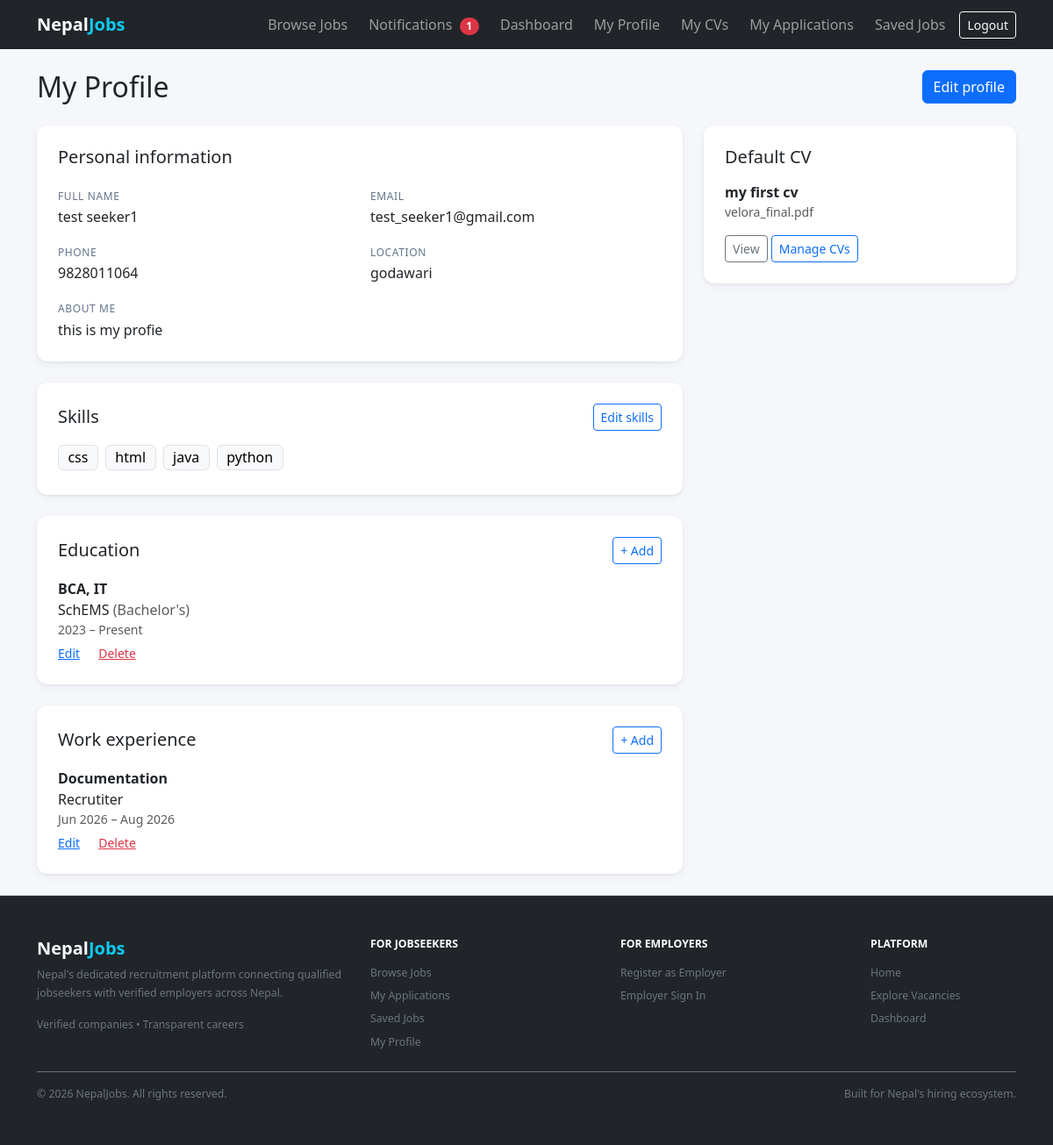
The app's page /accounts/profile/ (signed in) with its own data.
### accounts/models.py (models this page shows, shortened)
class User(AbstractUser):
    class Role(models.TextChoices):
        JOBSEEKER = "jobseeker", "Jobseeker"
        EMPLOYER = "employer", "Employer"
    email = models.EmailField(unique=True)
    role = models.CharField(max_length=10, choices=Role.choices, default=Role.JOBSEEKER)
    @property
    def is_jobseeker(self):
        return self.role == self.Role.JOBSEEKER
    @property
    def is_employer(self):
        return self.role == self.Role.EMPLOYER

class JobseekerProfile(models.Model):
    user = models.OneToOneField(User, on_delete=models.CASCADE, related_name="jobseeker_profile")
    phone = models.CharField(max_length=20, blank=True)
    location = models.CharField(max_length=100, blank=True)
    summary = models.TextField(blank=True)
    skills = models.ManyToManyField("Skill", blank=True, related_name="jobseekers")

class Skill(models.Model):
    name = models.CharField(max_length=50, unique=True)
    class Meta:
        ordering = ["name"]

class Education(models.Model):
    class Level(models.TextChoices):
        SEE = "see", "SEE"
        PLUS_TWO = "plus2", "+2 / High School"
        DIPLOMA = "diploma", "Diploma"
        BACHELOR = "bachelor", "Bachelor's"
        MASTER = "master", "Master's"
        PHD = "phd", "PhD"
        OTHER = "other", "Other"
    profile = models.ForeignKey(JobseekerProfile, on_delete=models.CASCADE, related_name="educations")
    level = models.CharField(max_length=10, choices=Level.choices)
    degree = models.CharField(max_length=150)
    institution = models.CharField(max_length=200)
    field_of_study = models.CharField(max_length=150, blank=True)
    start_year = models.PositiveSmallIntegerField()
    end_year = models.PositiveSmallIntegerField(null=True, blank=True)
    is_ongoing = models.BooleanField(default=False)
    class Meta:
        ordering = ["-is_ongoing", "-end_year", "-start_year"]

class Experience(models.Model):
    profile = models.ForeignKey(JobseekerProfile, on_delete=models.CASCADE, related_name="experiences")
    job_title = models.CharField(max_length=150)
    company = models.CharField(max_length=200)
    location = models.CharField(max_length=100, blank=True)
    start_date = models.DateField()
    end_date = models.DateField(null=True, blank=True)
    is_current = models.BooleanField(default=False)
    description = models.TextField(blank=True)
    class Meta:
        ordering = ["-is_current", "-start_date"]

class CV(models.Model):
    profile = models.ForeignKey(JobseekerProfile, on_delete=models.CASCADE, related_name="cvs")
    title = models.CharField(max_length=100)
    file = models.FileField(
        upload_to=cv_upload_path,
        storage=private_storage,
        validators=[FileExtensionValidator(["pdf", "doc", "docx"]), validate_cv_size],
    )
    original_filename = models.CharField(max_length=255)
    is_default = models.BooleanField(default=False)
    is_active = models.BooleanField(default=True)
    uploaded_at = models.DateTimeField(auto_now_add=True)
    class Meta:
        ordering = ["-uploaded_at"]
        verbose_name = "CV"
        constraints = [
            models.UniqueConstraint(
                fields=["profile"],
                condition=Q(is_default=True, is_active=True),
                name="one_default_cv_per_profile",
            )
        ]

### accounts/views.py (the view)
# urls.py: path("profile/", views.ProfileView.as_view(), name="profile"),
class ProfileView(AsViewCacheMixin, JobseekerRequiredMixin, TemplateView):
    template_name = "accounts/profile_view.html"
    def get_context_data(self, **kwargs):
        context = super().get_context_data(**kwargs)
        profile = self.request.user.jobseeker_profile
        context["profile"] = profile
        context["default_cv"] = profile.cvs.filter(is_active=True, is_default=True).first()
        return context

### accounts/mixins.py (called while the page is built)
    def test_func(self):
        user = self.request.user
        return bool(user.is_authenticated and user.role == User.Role.JOBSEEKER)

### notifications/context_processors.py (called while the page is built)
def unread_notifications_count(request):
    if getattr(request, "user", None) and request.user.is_authenticated:
        count = request.user.notifications.filter(is_read=False).count()
    else:
        count = 0
    return {"unread_notifications_count": count}

### templates/accounts/profile_view.html (shortened to what this page needs)
{% extends 'base.html' %}
{% block content %}
<div class="d-flex justify-content-between align-items-center mb-4">
  <h2 class="mb-0">My Profile</h2>
  <a class="btn btn-primary" href="{% url 'profile_edit' %}">Edit profile</a>
</div>
<div class="row g-4">
  <div class="col-lg-8">
    <div class="card mb-4">
      <div class="card-body p-4">
        <h5 class="mb-4">Personal information</h5>
        <div class="row">
          <div class="col-sm-6">
            <div class="info-label">Full name</div>
            <div class="info-value">{{ user.get_full_name|default:user.username }}</div>
          </div>
          <div class="col-sm-6">
            <div class="info-label">Email</div>
            <div class="info-value">{{ user.email }}</div>
          </div>
          <div class="col-sm-6">
            <div class="info-label">Phone</div>
            {% if profile.phone %}
              <div class="info-value">{{ profile.phone }}</div>
            {% else %}
              <div class="info-value empty">Not added yet</div>
            {% endif %}
          </div>
          <div class="col-sm-6">
            <div class="info-label">Location</div>
            {% if profile.location %}
              <div class="info-value">{{ profile.location }}</div>
            {% else %}
              <div class="info-value empty">Not added yet</div>
            {% endif %}
          </div>
        </div>
        <div class="info-label">About me</div>
        {% if profile.summary %}
          <div class="info-value mb-0">{{ profile.summary|linebreaksbr }}</div>
        {% else %}
          <div class="info-value empty mb-0">Add a short summary so employers get to know you.</div>
        {% endif %}
      </div>
    </div>
    <div class="card mb-4">
      <div class="card-body p-4">
        <div class="d-flex justify-content-between align-items-center mb-3">
          <h5 class="mb-0">Skills</h5>
          <a class="btn btn-sm btn-outline-primary" href="{% url 'skills_edit' %}">Edit skills</a>
        </div>
        {% for skill in profile.skills.all %}
          <span class="badge text-bg-light border fs-6 fw-normal me-1 mb-1">{{ skill.name }}</span>
        {% empty %}
          <p class="text-muted mb-0">No skills added yet.</p>
        {% endfor %}
      </div>
    </div>
    <div class="card mb-4">
      <div class="card-body p-4">
        <div class="d-flex justify-content-between align-items-center mb-3">
          <h5 class="mb-0">Education</h5>
          <a class="btn btn-sm btn-outline-primary" href="{% url 'education_add' %}">+ Add</a>
        </div>
        {% for edu in profile.educations.all %}
          <div class="{% if not forloop.last %}border-bottom pb-3 mb-3{% endif %}">
            <div class="fw-semibold">{{ edu.degree }}{% if edu.field_of_study %}, {{ edu.field_of_study }}{% endif %}</div>
            <div>{{ edu.institution }} <span class="text-muted">({{ edu.get_level_display }})</span></div>
            <div class="text-muted small">{{ edu.start_year }} &ndash; {% if edu.is_ongoing %}Present{% else %}{{ edu.end_year }}{% endif %}</div>
            <div class="mt-1">
              <a class="small me-3" href="{% url 'education_edit' edu.pk %}">Edit</a>
              <form method="post" action="{% url 'education_delete' edu.pk %}" class="d-inline" onsubmit="return confirm('Remove this education entry?');">
                <button class="btn btn-link btn-sm text-danger p-0 align-baseline" type="submit">Delete</button>
              </form>
            </div>
          </div>
        {% empty %}
          <p class="text-muted mb-0">No education added yet.</p>
        {% endfor %}
      </div>
    </div>
    <div class="card">
      <div class="card-body p-4">
        <div class="d-flex justify-content-between align-items-center mb-3">
          <h5 class="mb-0">Work experience</h5>
          <a class="btn btn-sm btn-outline-primary" href="{% url 'experience_add' %}">+ Add</a>
        </div>
        {% for exp in profile.experiences.all %}
          <div class="{% if not forloop.last %}border-bottom pb-3 mb-3{% endif %}">
            <div class="fw-semibold">{{ exp.job_title }}</div>
            <div>{{ exp.company }}{% if exp.location %} <span class="text-muted">- {{ exp.location }}</span>{% endif %}</div>
            <div class="text-muted small">{{ exp.start_date|date:"M Y" }} &ndash; {% if exp.is_current %}Present{% else %}{{ exp.end_date|date:"M Y" }}{% endif %}</div>
            <div class="mt-1">
              <a class="small me-3" href="{% url 'experience_edit' exp.pk %}">Edit</a>
              <form method="post" action="{% url 'experience_delete' exp.pk %}" class="d-inline" onsubmit="return confirm('Remove this experience entry?');">
                <button class="btn btn-link btn-sm text-danger p-0 align-baseline" type="submit">Delete</button>
              </form>
            </div>
          </div>
        {% empty %}
          <p class="text-muted mb-0">No work experience yet. That's fine if you're just starting out.</p>
        {% endfor %}
      </div>
    </div>
  </div>
  <div class="col-lg-4">
    <div class="card">
      <div class="card-body p-4">
        <h5 class="mb-3">Default CV</h5>
        {% if default_cv %}
          <div class="fw-semibold">{{ default_cv.title }}</div>
          <div class="text-muted small mb-3">{{ default_cv.original_filename }}</div>
          <a class="btn btn-sm btn-outline-secondary" href="{% url 'cv_download' default_cv.pk %}" target="_blank">View</a>
          <a class="btn btn-sm btn-outline-primary" href="{% url 'cv_list' %}">Manage CVs</a>
        {% else %}
          <p class="text-muted">You haven't uploaded a CV yet.</p>
          <a class="btn btn-sm btn-primary" href="{% url 'cv_list' %}">Upload a CV</a>
        {% endif %}
      </div>
    </div>
  </div>
</div>
{% endblock %}

### static/css/styles.css (style rules this page uses)
:root { --nj-dark: #0f172a; --nj-bg: #f5f7fb; --nj-muted: #64748b; }
body { background: var(--nj-bg); }
.card { border: 0; border-radius: 0.75rem; box-shadow: 0 1px 3px rgba(15, 23, 42, 0.08), 0 4px 12px rgba(15, 23, 42, 0.04); }
.info-label { font-size: 0.75rem; text-transform: uppercase; letter-spacing: 0.05em; color: var(--nj-muted); margin-bottom: 0.15rem; }
.info-value { margin-bottom: 1.25rem; }

### records on screen
User: get_full_name "test seeker1", email "test_seeker1@gmail.com"
JobseekerProfile: phone "9828011064", location "godawari", summary "this is my profie"
Skill: name "css"
Skill: name "html"
Skill: name "java"
Skill: name "python"
Education: degree "BCA", field_of_study "IT", institution "SchEMS", level "Bachelor's", start_year "2023", is_ongoing "Present"
Experience: job_title "Documentation", company "Recrutiter", start_date "Jun 2026", end_date "Aug 2026"
CV: title "my first cv", original_filename "velora_final.pdf"

### other values on screen
{{ unread_notifications_count }} "1"
